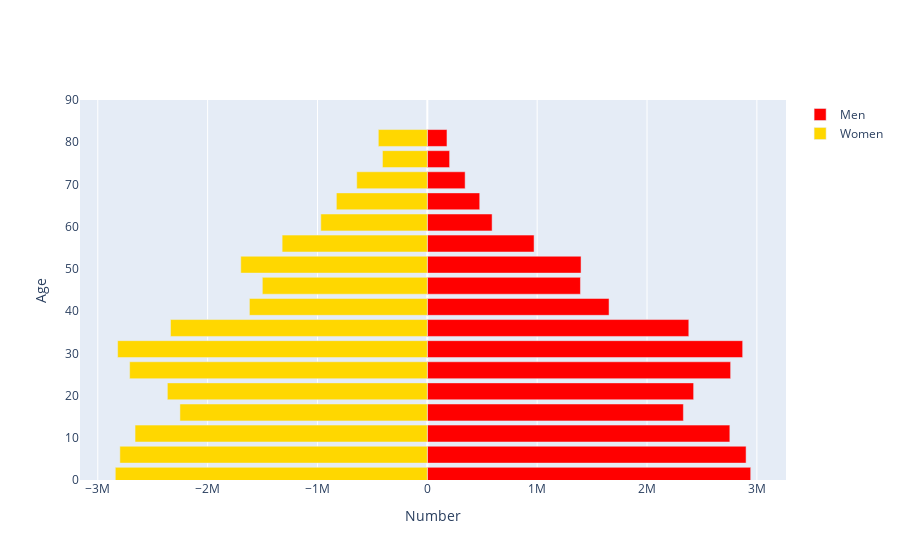

Notebook source saved alongside this figure:
### Code cell
import plotly.offline as py
import plotly.graph_objs as go
import pandas as pd
import numpy as np

py.init_notebook_mode(connected=True)

layout = go.Layout(barmode='overlay',
                   yaxis=go.layout.YAxis(range=[0, 90], title='Age'),
                   xaxis=go.layout.XAxis(title='Number'))

year =2020

bins = [go.Bar(x = df.loc[str(year),:].filter(regex="Male").values,
               y = [int(s[:2])+1 for s in age_ranges],
               orientation='h',
               name='Men',
               marker=dict(color='red'),
               hoverinfo='skip'
               ),

        go.Bar(x = -df.loc[str(year),:].filter(regex="Female").values,
               y=[int(s[:2])+1 for s in age_ranges],
               orientation='h',
               name='Women',
               marker=dict(color = 'gold'),
               hoverinfo='skip',
               )
        ]
py.iplot(dict(data=bins, layout=layout))

fig_population_growth = go.Figure(data=[trace_population_growth], layout=layout_population_growth)

### Figure 1 — Plotly figure (JSON) as saved in the notebook; plotly's stock layout.template omitted (floating-point values rounded to 4 significant figures)
{"data": [{"hoverinfo": "skip", "marker": {"color": "red"}, "name": "Men", "orientation": "h", "type": "bar", "x": [2943869, 2901931, 2753974, 2331167, 2424376, 2761160, 2870783, 2380385, 1654462, 1394163, 1399527, 971913, 589805, 477104, 344200, 203018, 178949], "y": [1, 6, 11, 16, 21, 26, 31, 36, 41, 46, 51, 56, 61, 66, 71, 76, 81]}, {"hoverinfo": "skip", "marker": {"color": "gold"}, "name": "Women", "orientation": "h", "type": "bar", "x": [-2840382, -2798835, -2660490, -2252086, -2366586, -2709949, -2819281, -2337648, -1619533, -1501805, -1698176, -1321598, -969617, -828009, -642663, -408430, -446059], "y": [1, 6, 11, 16, 21, 26, 31, 36, 41, 46, 51, 56, 61, 66, 71, 76, 81]}], "layout": {"autosize": true, "barmode": "overlay", "xaxis": {"autorange": true, "range": [-3162000.0, 3265000.0], "title": {"text": "Number"}, "type": "linear"}, "yaxis": {"range": [0, 90], "title": {"text": "Age"}, "type": "linear"}}}
